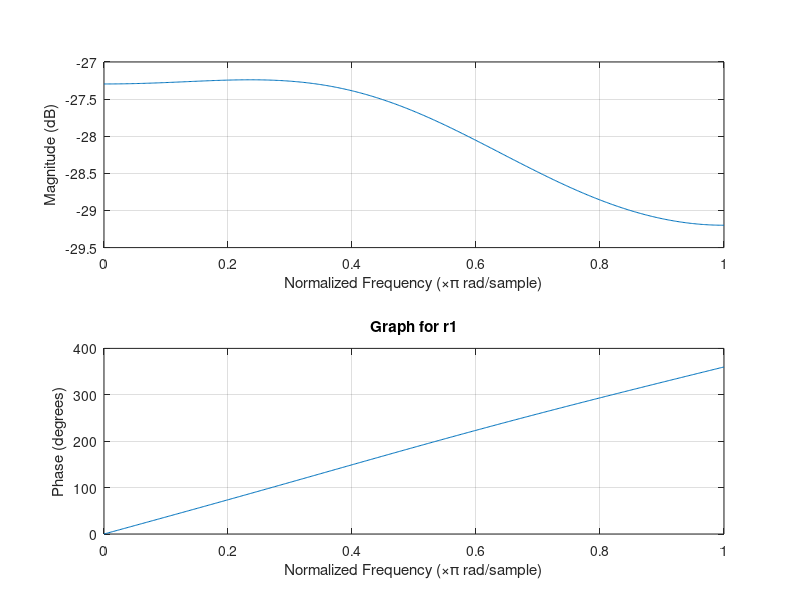
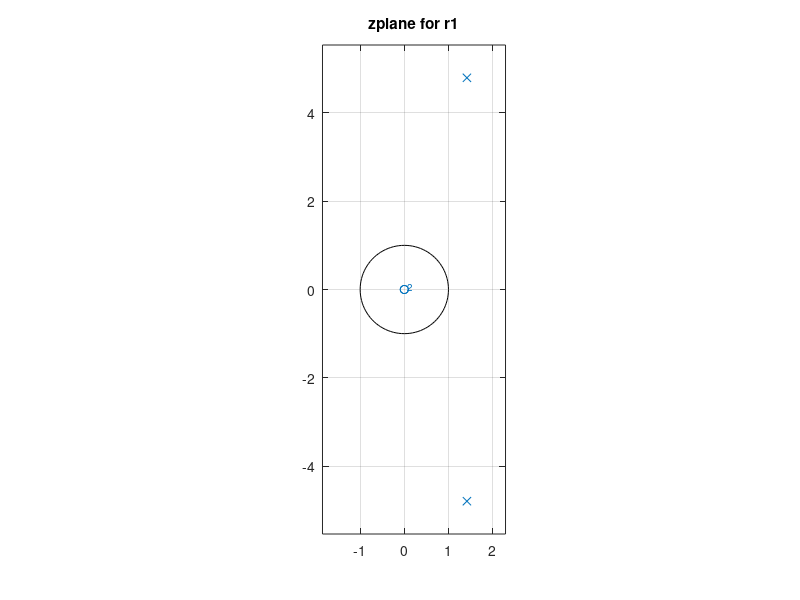
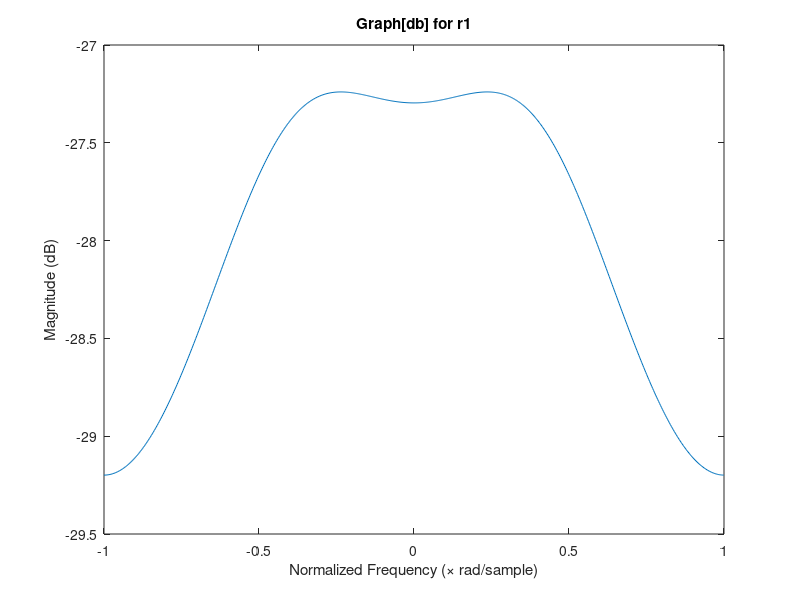
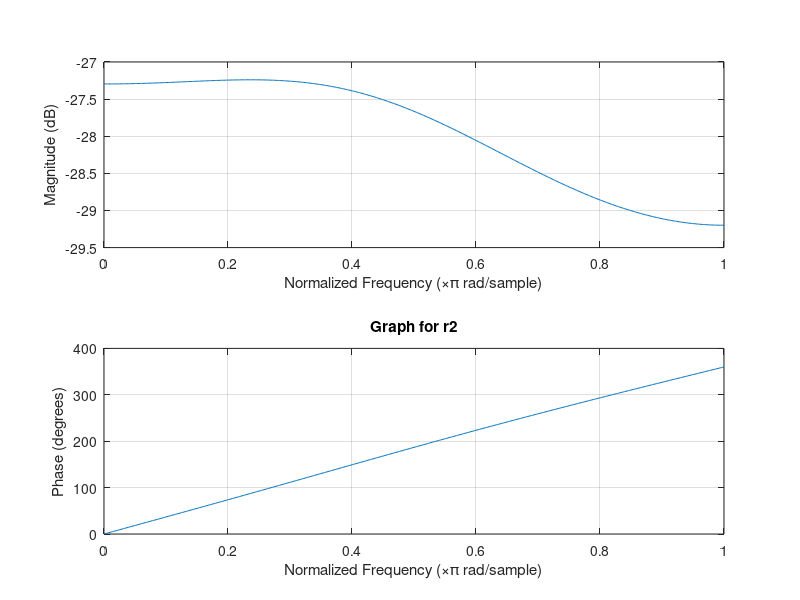

Here is the MATLAB script that generated these plots, in order:
function tema3_3_a()


teta = input('enter teta: ')
r1 = input('enter r1: ')
r2 = input('enter r2: ')
r3 = input('enter r3: ')

a1 = [1 -2*r1*cos(teta) r1*r1];
w1 = -pi:0.01:pi;
[H1] = freqz(1,a1,w1);
figure  %1
freqz(1,a1)
title('Graph for r1')
figure  %2
zplane(1,a1)
title('zplane for r1')
figure  %3
plot(w1/pi,20*log10(abs(H1)))
title('Graph[db] for r1')
xlabel('Normalized Frequency (\times rad/sample)')
ylabel('Magnitude (dB)')


a2 = [1 -2*r2*cos(teta) r2*r2];
w2 = -pi:0.01:pi;
[H2] = freqz(1,a2,w2);
figure  %4
freqz(1,a2)
title('Graph for r2')
figure  %5
zplane(1,a2)
title('zplane for r2')
figure  %6
plot(w2/pi,20*log10(abs(H2)))
title('Graph[db] for r2')
xlabel('Normalized Frequency (\times rad/sample)')
ylabel('Magnitude (dB)')


a3 = [1 -2*r3*cos(teta) r3*r3];
w3 = -pi:0.01:pi;
[H3] = freqz(1,a3,w3);
figure  %7
freqz(1,a3)
title('Graph for r3')
figure  %8
zplane(1,a3)
title('zplane for r3')
figure  %9
plot(w3/pi,20*log10(abs(H3)))
title('Graph[db] for r3')
xlabel('Normalized Frequency (\times rad/sample)')
ylabel('Magnitude (dB)')
figure  %10
plot(w1,abs(H1),w2,abs(H2),w3,abs(H3));
legend('r1','r2','r3')
figure  %11
plot(w1/pi,20*log10(abs(H1)),w2/pi,20*log10(abs(H2)),w3/pi,20*log10(abs(H3)));
legend('r1','r2','r3')
figure  %12
freqz(1,a1,w1/pi)
hold on
freqz(1,a2,w2/pi)
hold on
freqz(1,a3,w3/pi)
legend('r1','r2','r3')
hold off
title('multiple lines ');


end